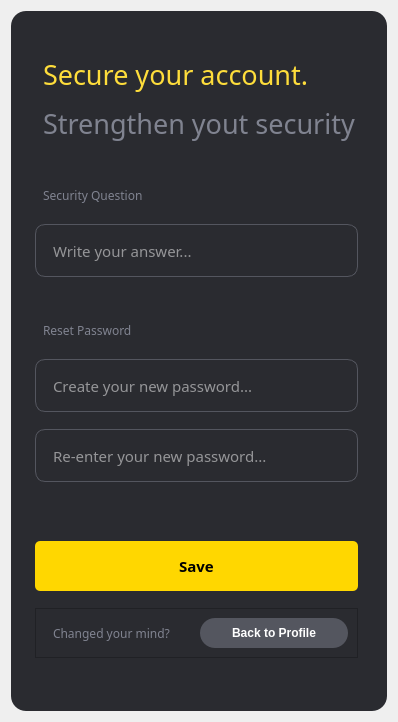
             <widget class="QWidget" name="changePW">
              <property name="styleSheet">
               <string notr="true"/>
              </property>
              <layout class="QGridLayout" name="gridLayout_6">
               <item row="0" column="0">
                <widget class="QFrame" name="changepwFrame">
                 <property name="minimumSize">
                  <size>
                   <width>0</width>
                   <height>700</height>
                  </size>
                 </property>
                 <property name="styleSheet">
                  <string notr="true">#changepwFrame{
	background-color: rgb(42, 43, 48);
   	padding-left: 15px;      
   	padding-right: 20px;       
    padding-top: 25px;          
    padding-bottom: 25px;
	border-radius: 15px;      
}
#frame_5{
	background-color: rgb(42, 43, 48);
}
QLineEdit{
	height:50px;
	padding: 1px 15 px;
	background-color: rgb(42, 43, 48);
	border: 1px solid rgba(84,86,95,255);
	border-radius: 10px;
	color:rgb(255, 255, 255);
	font-family: Poppins;
    font-size:15px;
}
QLabel{
	background-color: rgb(42, 43, 48);
	padding-left:5px;
}
#CP_buttonSavePW{
	background-color: #FFD700;	
	border-radius:5px;
	height:50px;
}
#secQuestionLabel, #resetPw, #whatuWaiting{
	color:#808390;
	font-family: Poppins;
}
#secQuestionLabel, #resetPw{
	padding-top:25px;
}
#CP_buttonLogIn{
	color:rgb(255, 255, 255);
	background-color: rgb(84, 86, 95);
	border-radius:15px;
	height:30px;
}
QComboBox {
    color: white;                        /* Warna teks combobox */
    background-color:rgb(128, 131, 144);           /* Warna latar belakang combobox */
    border: 1px solid #555555;           /* Warna border combobox */
    border-radius: 5px;                  /* Membuat sudut rounded */
}
QComboBox QAbstractItemView {
    color: white;                        /* Warna teks dropdown */
    background-color: #333333;           /* Warna latar belakang dropdown */
    selection-background-color: #fedd3b; /* Warna latar belakang item yang dipilih*/
    selection-color: black;              /* Warna teks item yang dipilih */
    border: 1px solid #555555;          /* Warna border dropdown */
}</string>
                 </property>
                 <property name="frameShape">
                  <enum>QFrame::StyledPanel</enum>
                 </property>
                 <property name="frameShadow">
                  <enum>QFrame::Raised</enum>
                 </property>
                 <layout class="QVBoxLayout" name="verticalLayout_5">
                  <item>
                   <widget class="QLabel" name="changepwHeader">
                    <property name="sizePolicy">
                     <sizepolicy hsizetype="Preferred" vsizetype="Maximum">
                      <horstretch>0</horstretch>
                      <verstretch>0</verstretch>
                     </sizepolicy>
                    </property>
                    <property name="font">
                     <font>
                      <family>Poppins Medium</family>
                     </font>
                    </property>
                    <property name="text">
                     <string>&lt;html&gt;&lt;head/&gt;&lt;body&gt;&lt;p&gt;&lt;span style=&quot; font-size:20pt; color:#fedd3b;&quot;&gt;Secure your account.&lt;/span&gt;&lt;/p&gt;&lt;p&gt;&lt;span style=&quot; font-size:20pt; color:#808390;&quot;&gt;Strengthen yout security&lt;/span&gt;&lt;/p&gt;&lt;/body&gt;&lt;/html&gt;</string>
                    </property>
                   </widget>
                  </item>
                  <item>
                   <widget class="QLabel" name="secQuestionLabel">
                    <property name="sizePolicy">
                     <sizepolicy hsizetype="Preferred" vsizetype="Maximum">
                      <horstretch>0</horstretch>
                      <verstretch>0</verstretch>
                     </sizepolicy>
                    </property>
                    <property name="font">
                     <font>
                      <family>Poppins</family>
                      <pointsize>9</pointsize>
                     </font>
                    </property>
                    <property name="text">
                     <string>Security Question</string>
                    </property>
                    <property name="alignment">
                     <set>Qt::AlignBottom|Qt::AlignLeading|Qt::AlignLeft</set>
                    </property>
                   </widget>
                  </item>
                  <item>
                   <widget class="QLineEdit" name="CP_inputSecAnswer">
                    <property name="placeholderText">
                     <string>Write your answer...</string>
                    </property>
                   </widget>
                  </item>
                  <item>
                   <widget class="QLabel" name="resetPw">
                    <property name="sizePolicy">
                     <sizepolicy hsizetype="Preferred" vsizetype="Maximum">
                      <horstretch>0</horstretch>
                      <verstretch>0</verstretch>
                     </sizepolicy>
                    </property>
                    <property name="font">
                     <font>
                      <family>Poppins</family>
                      <pointsize>9</pointsize>
                     </font>
                    </property>
                    <property name="text">
                     <string>Reset Password</string>
                    </property>
                    <property name="alignment">
                     <set>Qt::AlignBottom|Qt::AlignLeading|Qt::AlignLeft</set>
                    </property>
                   </widget>
                  </item>
                  <item>
                   <widget class="QLineEdit" name="CP_inputPassword1">
                    <property name="placeholderText">
                     <string>Create your new password...</string>
                    </property>
                   </widget>
                  </item>
                  <item>
                   <widget class="QLineEdit" name="CP_inputPassword2">
                    <property name="placeholderText">
                     <string>Re-enter your new password...</string>
                    </property>
                   </widget>
                  </item>
                  <item>
                   <widget class="QLabel" name="CP_errorMsg">
                    <property name="minimumSize">
                     <size>
                      <width>0</width>
                      <height>25</height>
                     </size>
                    </property>
                    <property name="maximumSize">
                     <size>
                      <width>16777215</width>
                      <height>25</height>
                     </size>
                    </property>
                    <property name="font">
                     <font>
                      <family>Poppins</family>
                      <pointsize>9</pointsize>
                     </font>
                    </property>
                    <property name="styleSheet">
                     <string notr="true">color: rgb(255, 0, 0);</string>
                    </property>
                    <property name="text">
                     <string>&lt;html&gt;&lt;head/&gt;&lt;body&gt;&lt;p align=&quot;right&quot;&gt;&lt;span style=&quot; color:#2a2b30;&quot;&gt;*Passwords don't match&lt;/span&gt;&lt;/p&gt;&lt;/body&gt;&lt;/html&gt;</string>
                    </property>
                   </widget>
                  </item>
                  <item>
                   <widget class="QPushButton" name="CP_buttonSavePW">
                    <property name="font">
                     <font>
                      <family>Montserrat</family>
                      <pointsize>11</pointsize>
                      <weight>75</weight>
                      <bold>true</bold>
                     </font>
                    </property>
                    <property name="text">
                     <string>Save</string>
                    </property>
                   </widget>
                  </item>
                  <item>
                   <widget class="QFrame" name="frame_5">
                    <property name="sizePolicy">
                     <sizepolicy hsizetype="Preferred" vsizetype="Maximum">
                      <horstretch>0</horstretch>
                      <verstretch>0</verstretch>
                     </sizepolicy>
                    </property>
                    <property name="frameShape">
                     <enum>QFrame::StyledPanel</enum>
                    </property>
                    <property name="frameShadow">
                     <enum>QFrame::Raised</enum>
                    </property>
                    <layout class="QHBoxLayout" name="horizontalLayout_4">
                     <item>
                      <widget class="QLabel" name="whatuWaiting">
                       <property name="font">
                        <font>
                         <family>Poppins</family>
                         <pointsize>9</pointsize>
                        </font>
                       </property>
                       <property name="text">
                        <string>Changed your mind?</string>
                       </property>
                      </widget>
                     </item>
                     <item>
                      <widget class="QPushButton" name="CP_buttonProfile">
                       <property name="font">
                        <font>
                         <family>Segoe UI</family>
                         <pointsize>9</pointsize>
                         <weight>75</weight>
                         <bold>true</bold>
                        </font>
                       </property>
                       <property name="cursor">
                        <cursorShape>PointingHandCursor</cursorShape>
                       </property>
                       <property name="styleSheet">
                        <string notr="true">color:rgb(255, 255, 255);
background-color: rgb(84, 86, 95);
border-radius:15px;
height:30px;</string>
                       </property>
                       <property name="text">
                        <string>Back to Profile</string>
                       </property>
                      </widget>
                     </item>
                    </layout>
                   </widget>
                  </item>
                 </layout>
                </widget>
               </item>
              </layout>
             </widget>
